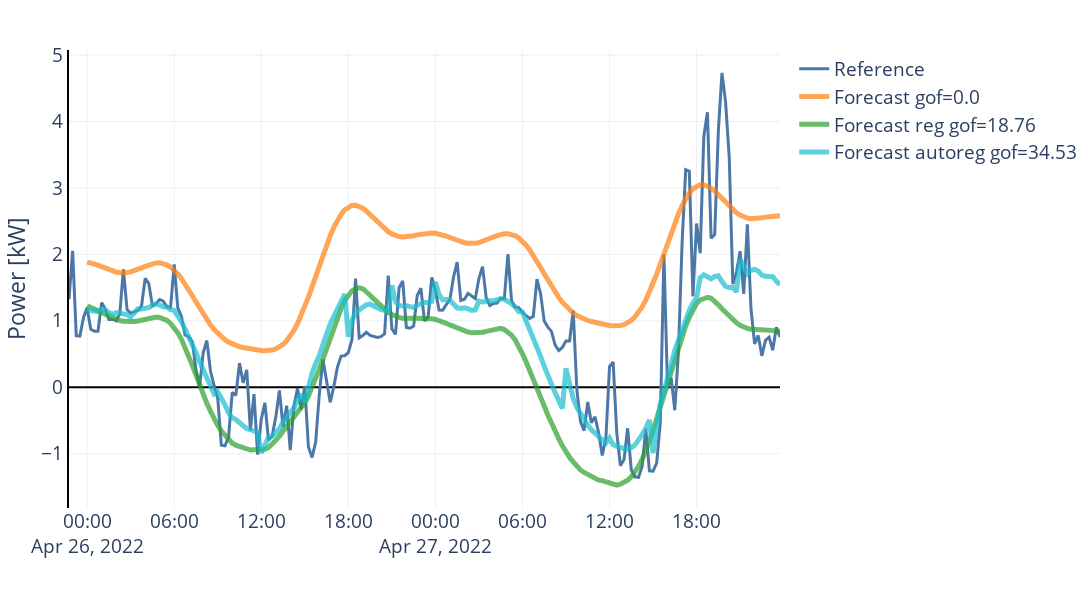

Write notebook code for a chart like this one.
### Code cell
import plotly.graph_objects as go
__fig = go.Figure(_fig)

for trace in px.line(results).data:
    __fig.add_trace(trace)
    __fig.data[-1].update(name=f"Forecast autoreg gof={np.round(gof, 2)}",
                        line_width=5,
                        legendgroup=3,
                        line_color="rgba(23, 190, 207, 0.7)")

__fig.layout.update(xaxis_tickangle=0)
__fig.show()

### Figure 1 — Plotly figure (JSON) as saved in the notebook; plotly's stock layout.template omitted (floating-point values rounded to 4 significant figures; data arrays with more than 128 entries replaced by an {"elided": "..."} marker saying what was removed)
{"data": [{"hovertemplate": "variable=netload_kw<br>index=%{x}<br>value=%{y}<extra></extra>", "legendgroup": "0", "line": {"color": "#4C78A8", "dash": "solid", "width": 3}, "marker": {"symbol": "circle"}, "mode": "lines", "name": "Reference", "orientation": "v", "showlegend": true, "type": "scatter", "x": {"elided": "197 str values"}, "xaxis": "x", "y": {"elided": "197 float values"}, "yaxis": "y"}, {"hovertemplate": "variable=netload_kw<br>ds=%{x}<br>value=%{y}<extra></extra>", "legendgroup": "1", "line": {"color": "rgba(255, 127, 14, 0.7)", "dash": "solid", "width": 5}, "marker": {"symbol": "circle"}, "mode": "lines", "name": "Forecast gof=0.0", "orientation": "v", "showlegend": true, "type": "scatter", "x": {"elided": "192 str values"}, "xaxis": "x", "y": {"elided": "192 float values"}, "yaxis": "y"}, {"hovertemplate": "variable=netload_kw<br>ds=%{x}<br>value=%{y}<extra></extra>", "legendgroup": "2", "line": {"color": "rgba(44, 160, 44, 0.7)", "dash": "solid", "width": 5}, "marker": {"symbol": "circle"}, "mode": "lines", "name": "Forecast reg gof=18.76", "orientation": "v", "showlegend": true, "type": "scatter", "x": {"elided": "192 str values"}, "xaxis": "x", "y": {"elided": "192 float values"}, "yaxis": "y"}, {"hovertemplate": "variable=netload_kw<br>ds=%{x}<br>value=%{y}<extra></extra>", "legendgroup": "3", "line": {"color": "rgba(23, 190, 207, 0.7)", "dash": "solid", "width": 5}, "marker": {"symbol": "circle"}, "mode": "lines", "name": "Forecast autoreg gof=34.53", "orientation": "v", "showlegend": true, "type": "scatter", "x": {"elided": "192 str values"}, "xaxis": "x", "y": {"elided": "192 float values"}, "yaxis": "y"}], "layout": {"font": {"size": 19}, "height": 600, "legend": {"title": {"text": ""}, "tracegroupgap": 0}, "margin": {"b": 10, "l": 20, "r": 50, "t": 50}, "showlegend": true, "width": 1100, "xaxis": {"anchor": "y", "autorange": true, "domain": [0, 1], "linecolor": "black", "linewidth": 2, "range": ["2022-04-25 22:45", "2022-04-27 23:45"], "showline": false, "tickangle": 0, "title": {"text": ""}, "type": "date", "zerolinecolor": "black", "zerolinewidth": 2}, "yaxis": {"anchor": "x", "autorange": true, "domain": [0, 1], "linecolor": "black", "linewidth": 2, "range": [-1.818, 5.076], "showline": true, "title": {"text": "Power [kW]"}, "type": "linear", "zerolinecolor": "black", "zerolinewidth": 2}}}
